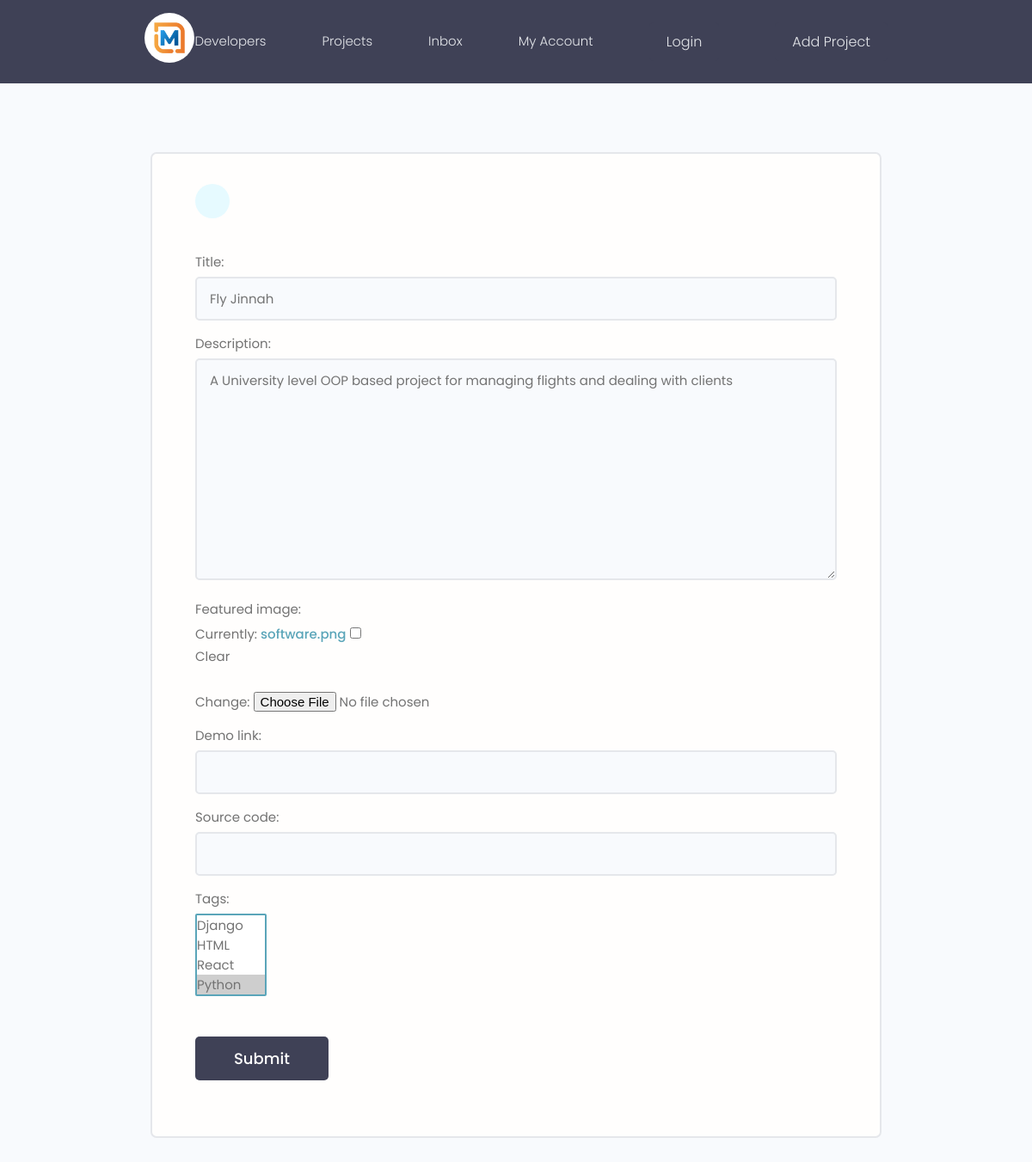
The page /update-project/9dbc196c20fa426a8358725c70de29f3/ on the database as committed earlier.
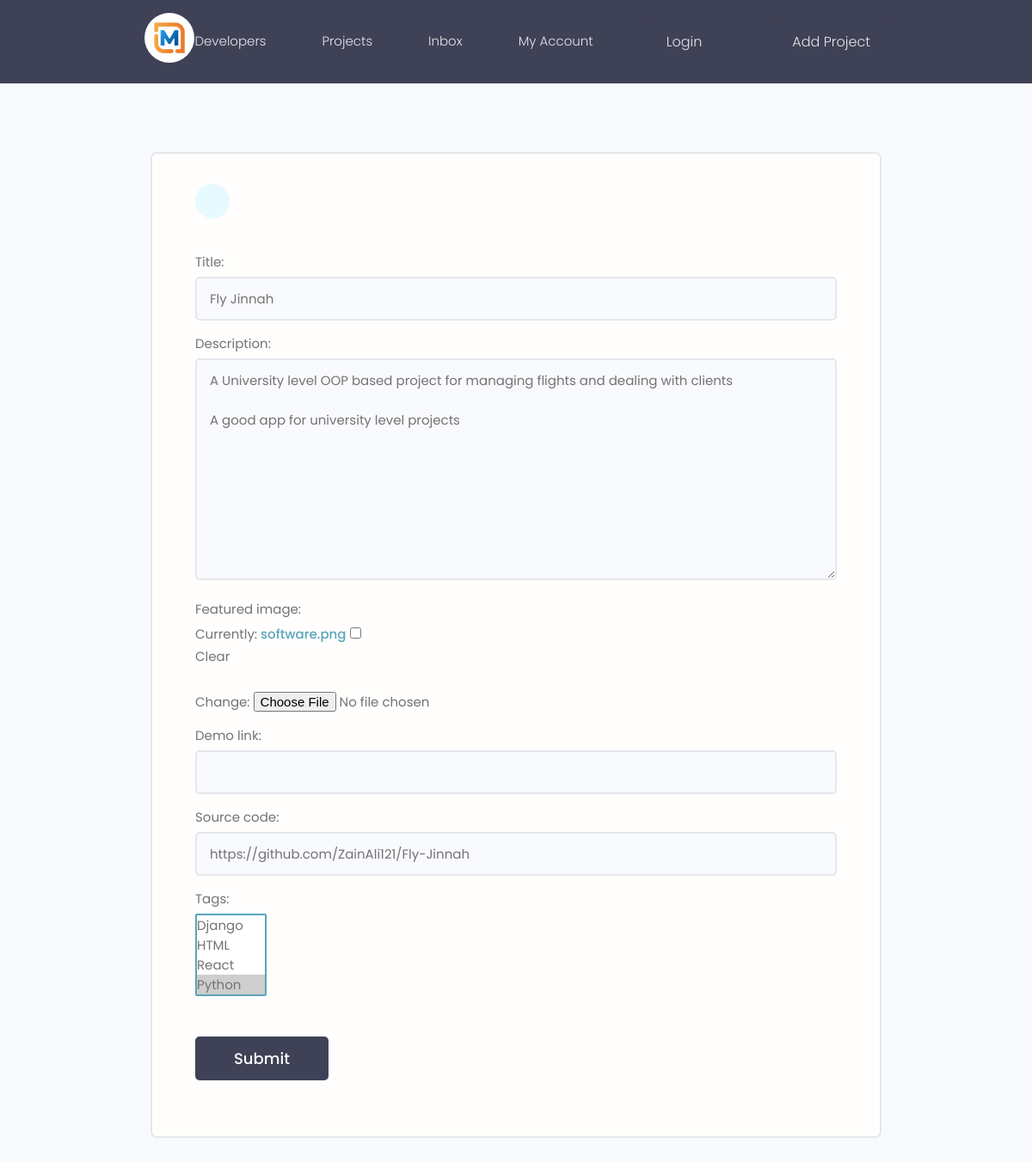
The same page on the database as committed later.
### projects/models.py (models this page shows, shortened)
class Project(models.Model):
    title = models.CharField(max_length=100)
    description = models.TextField(null=True, blank=True)
    featured_image = models.ImageField(null=True, blank=True, default= 'default.jpg')
    demo_link = models.CharField(max_length=1000, null=True, blank=True)
    source_code = models.CharField(max_length=1000, null=True, blank=True)
    vote_total = models.IntegerField(default=0)
    vote_ratio = models.IntegerField(default=0)
    tags = models.ManyToManyField('Tag', null=True, blank=True)  # Stringfy the model if it is defined below
    created = models.DateTimeField(auto_now_add=True)
    id = models.UUIDField(default=uuid.uuid4, unique=True, primary_key=True, editable=False)

### projects/views.py (the view)
# urls.py: path('update-project/<str:pk>/', views.updateProject, name='update-Project'),
def updateProject(request, pk):
    project = Project.objects.get(id=pk)
    form = ProjectForm(instance=project)
    if request.method == 'POST':
        form = ProjectForm(request.POST, request.FILES ,instance=project)
        if form.is_valid:
            form.save()
            return redirect('/')
    context = {'form': form}
    return render(request, 'projects/project-form.html', context)

### projects/forms.py
class ProjectForm(ModelForm):
    class Meta:
        model = Project
        fields = '__all__'
        exclude = ['vote_total', 'vote_ratio']
    def __init__(self, *args, **kwargs):
        super(ProjectForm, self).__init__(*args, **kwargs)
        for key, value in self.fields.items():
            value.widget.attrs.update({'class': 'input'})

### projects/models.py (called while the page is built)
    def __str__(self):
        return self.name

### projects/templates/projects/project-form.html (shortened to what this page needs)
{% extends 'main.html' %}
{% block content %}
 <main class="formPage my-xl">
    <div class="content-box">
        <div class="formWrapper">
            <a class="backButton" href="{% url 'projects' %}"></a>
            <br>
            <form class="form" method="POST" action="" enctype="multipart/form-data">
                {% for field in form %}
                <div class="form__field">
                    <label for="formInput#text">{{field.label}}: </label>
                    {{field}}
                </div>
                    {% endfor %}
                <input class="btn btn--sub btn--lg  my-md" type="submit" value="Submit" />
            </form>
        </div>
    </div>
</main>
{% endblock content %}

Rows that differ between the two databases and show on the page:
changed Project "Fly Jinnah": description "A University level OOP based project for managing flights and dealing with clients" → "A University level OOP based project for managing flights and dealing with clients A good app for university level projects"; source_code (not shown) → "https://github.com/ZainAli121/Fly-Jinnah"
